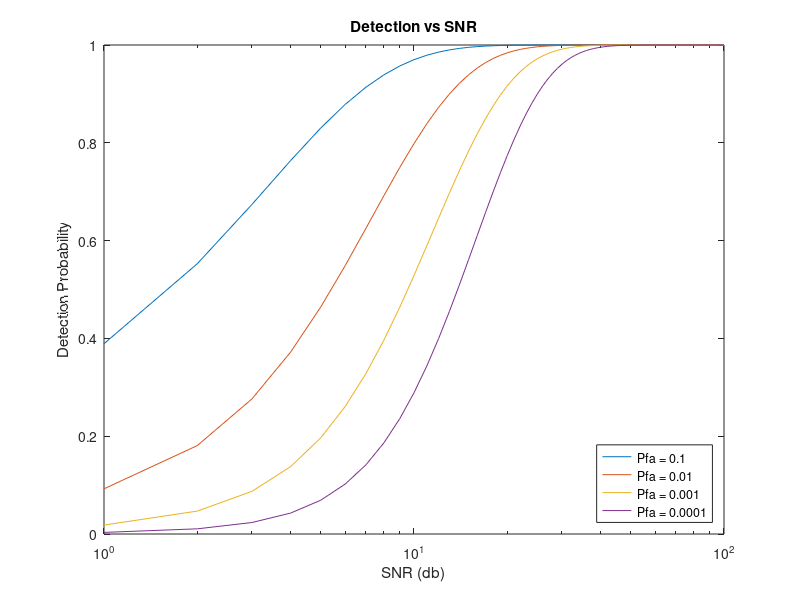

This figure's MATLAB source:
clear all; close all; clc;

% Plot detection vs SNR
figure
S = 1:100;  % snr
Pfa = 10.^-(1:4);   % false alarm
v0 = sqrt(2)*erfcinv(2*Pfa); % threshhold at false alarm
for i = 1:length(Pfa)
    Pd = 0.5*erfc((v0(i) - sqrt(S))/sqrt(2)); % find detection prob
    semilogx(S, Pd);  hold on

end

% Plot Properties
colormap('winter')
title('Detection vs SNR')
xlabel('SNR (db)')
ylabel('Detection Probability')
legend('Pfa = 0.1', 'Pfa = 0.01', 'Pfa = 0.001', 'Pfa = 0.0001', 'location', 'southeast')
